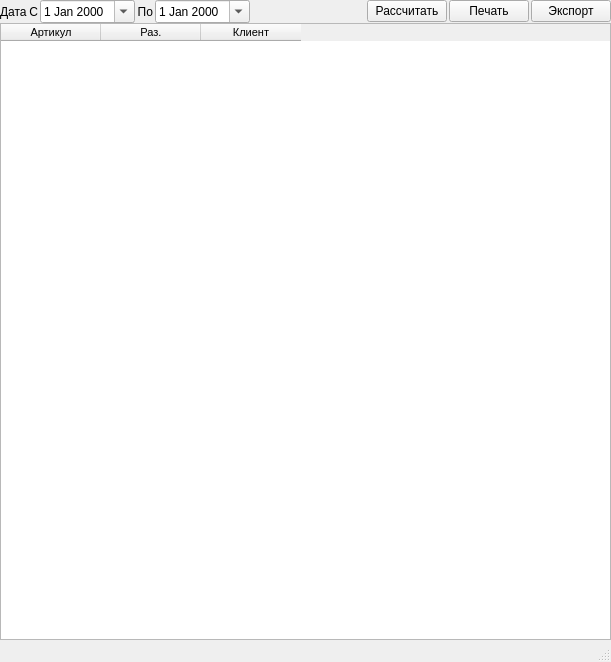
<?xml version="1.0" encoding="UTF-8"?>
<ui version="4.0">
 <class>MainWindow</class>
 <widget class="QMainWindow" name="MainWindow">
  <property name="geometry">
   <rect>
    <x>0</x>
    <y>0</y>
    <width>611</width>
    <height>662</height>
   </rect>
  </property>
  <property name="windowTitle">
   <string>Покроено в день</string>
  </property>
  <widget class="QWidget" name="centralwidget">
   <layout class="QGridLayout" name="gridLayout">
    <property name="leftMargin">
     <number>0</number>
    </property>
    <property name="topMargin">
     <number>0</number>
    </property>
    <property name="rightMargin">
     <number>0</number>
    </property>
    <property name="bottomMargin">
     <number>0</number>
    </property>
    <property name="spacing">
     <number>0</number>
    </property>
    <item row="0" column="0">
     <layout class="QHBoxLayout" name="horizontalLayout">
      <property name="spacing">
       <number>2</number>
      </property>
      <item>
       <widget class="QLabel" name="label">
        <property name="text">
         <string>Дата</string>
        </property>
       </widget>
      </item>
      <item>
       <widget class="QLabel" name="label_6">
        <property name="text">
         <string>С</string>
        </property>
        <property name="alignment">
         <set>Qt::AlignRight|Qt::AlignTrailing|Qt::AlignVCenter</set>
        </property>
       </widget>
      </item>
      <item>
       <widget class="QDateEdit" name="de_date_from">
        <property name="calendarPopup">
         <bool>true</bool>
        </property>
       </widget>
      </item>
      <item>
       <widget class="QLabel" name="label_2">
        <property name="text">
         <string>По</string>
        </property>
        <property name="alignment">
         <set>Qt::AlignRight|Qt::AlignTrailing|Qt::AlignVCenter</set>
        </property>
       </widget>
      </item>
      <item>
       <widget class="QDateEdit" name="de_date_to">
        <property name="calendarPopup">
         <bool>true</bool>
        </property>
       </widget>
      </item>
      <item>
       <spacer name="horizontalSpacer">
        <property name="orientation">
         <enum>Qt::Horizontal</enum>
        </property>
        <property name="sizeHint" stdset="0">
         <size>
          <width>40</width>
          <height>20</height>
         </size>
        </property>
       </spacer>
      </item>
      <item>
       <widget class="QPushButton" name="pushButton">
        <property name="text">
         <string>Рассчитать</string>
        </property>
       </widget>
      </item>
      <item>
       <widget class="QPushButton" name="pushButton_2">
        <property name="text">
         <string>Печать</string>
        </property>
       </widget>
      </item>
      <item>
       <widget class="QPushButton" name="pushButton_3">
        <property name="text">
         <string>Экспорт</string>
        </property>
       </widget>
      </item>
     </layout>
    </item>
    <item row="1" column="0">
     <widget class="QTableWidget" name="tableWidget">
      <property name="font">
       <font>
        <family>Tahoma</family>
        <pointsize>8</pointsize>
       </font>
      </property>
      <property name="editTriggers">
       <set>QAbstractItemView::NoEditTriggers</set>
      </property>
      <property name="alternatingRowColors">
       <bool>true</bool>
      </property>
      <property name="selectionBehavior">
       <enum>QAbstractItemView::SelectRows</enum>
      </property>
      <attribute name="verticalHeaderVisible">
       <bool>false</bool>
      </attribute>
      <attribute name="verticalHeaderDefaultSectionSize">
       <number>20</number>
      </attribute>
      <attribute name="verticalHeaderMinimumSectionSize">
       <number>18</number>
      </attribute>
      <column>
       <property name="text">
        <string>Артикул</string>
       </property>
      </column>
      <column>
       <property name="text">
        <string>Раз.</string>
       </property>
      </column>
      <column>
       <property name="text">
        <string>Клиент</string>
       </property>
      </column>
     </widget>
    </item>
   </layout>
  </widget>
  <widget class="QStatusBar" name="statusBar"/>
 </widget>
 <resources/>
 <connections>
  <connection>
   <sender>pushButton</sender>
   <signal>clicked()</signal>
   <receiver>MainWindow</receiver>
   <slot>ui_calc()</slot>
   <hints>
    <hint type="sourcelabel">
     <x>427</x>
     <y>10</y>
    </hint>
    <hint type="destinationlabel">
     <x>610</x>
     <y>0</y>
    </hint>
   </hints>
  </connection>
  <connection>
   <sender>pushButton_2</sender>
   <signal>clicked()</signal>
   <receiver>MainWindow</receiver>
   <slot>ui_print()</slot>
   <hints>
    <hint type="sourcelabel">
     <x>474</x>
     <y>15</y>
    </hint>
    <hint type="destinationlabel">
     <x>551</x>
     <y>-37</y>
    </hint>
   </hints>
  </connection>
  <connection>
   <sender>pushButton_3</sender>
   <signal>clicked()</signal>
   <receiver>MainWindow</receiver>
   <slot>ui_export()</slot>
   <hints>
    <hint type="sourcelabel">
     <x>575</x>
     <y>12</y>
    </hint>
    <hint type="destinationlabel">
     <x>582</x>
     <y>-90</y>
    </hint>
   </hints>
  </connection>
 </connections>
 <slots>
  <slot>ui_calc()</slot>
  <slot>ui_print()</slot>
  <slot>ui_export()</slot>
 </slots>
</ui>
